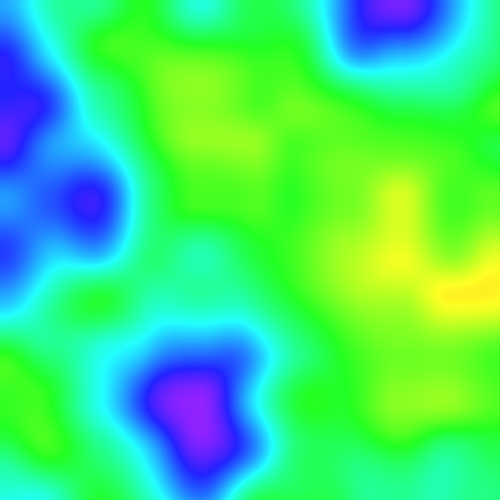
Frame 1 (no input)
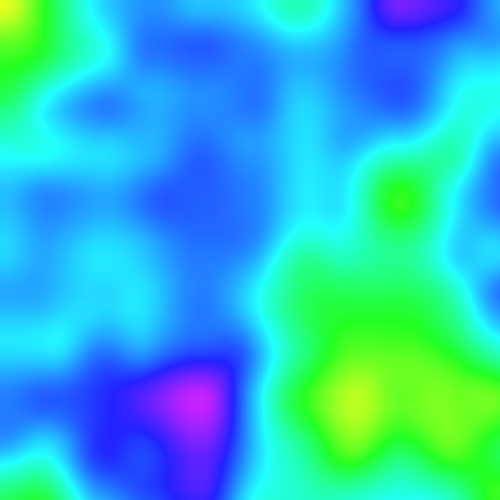
Frame 60 (the mouse pressed at the canvas centre just before this capture)
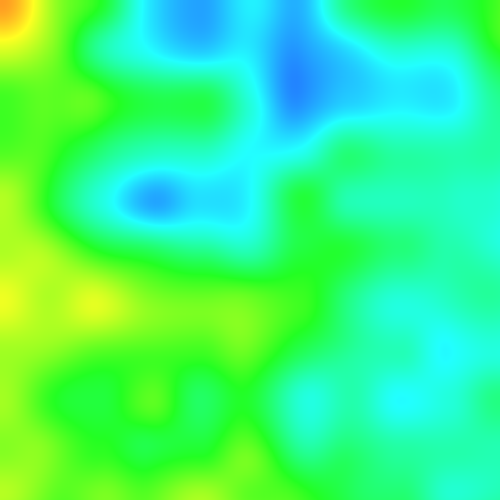
Frame 120 (the mouse held since frame 60 and released just before this capture)

The Processing sketch that drew these frames (run headless with seeded random() and noise(); from frame 60 on, the mouse is pressed at the canvas centre):

// Processing sketch: e06_for_animacja_noise_HSB
// ── e06_for_animacja_noise_HSB.pde
float z = 0.0;

void setup() {
  size(500, 500);
  background(255);
  colorMode(HSB);
  noiseDetail(3);
}

void draw() {
  for (int x = 0; x < 500; x = x + 1)
  {
    for (int y = 0; y < 500; y = y + 1)
    {
      color c = color(noise(x*0.005, y*0.005, z)*255, 220, 255);
      set(x, y, c);
    }
  }
  z = z + 0.05;
  println(frameRate);
}
